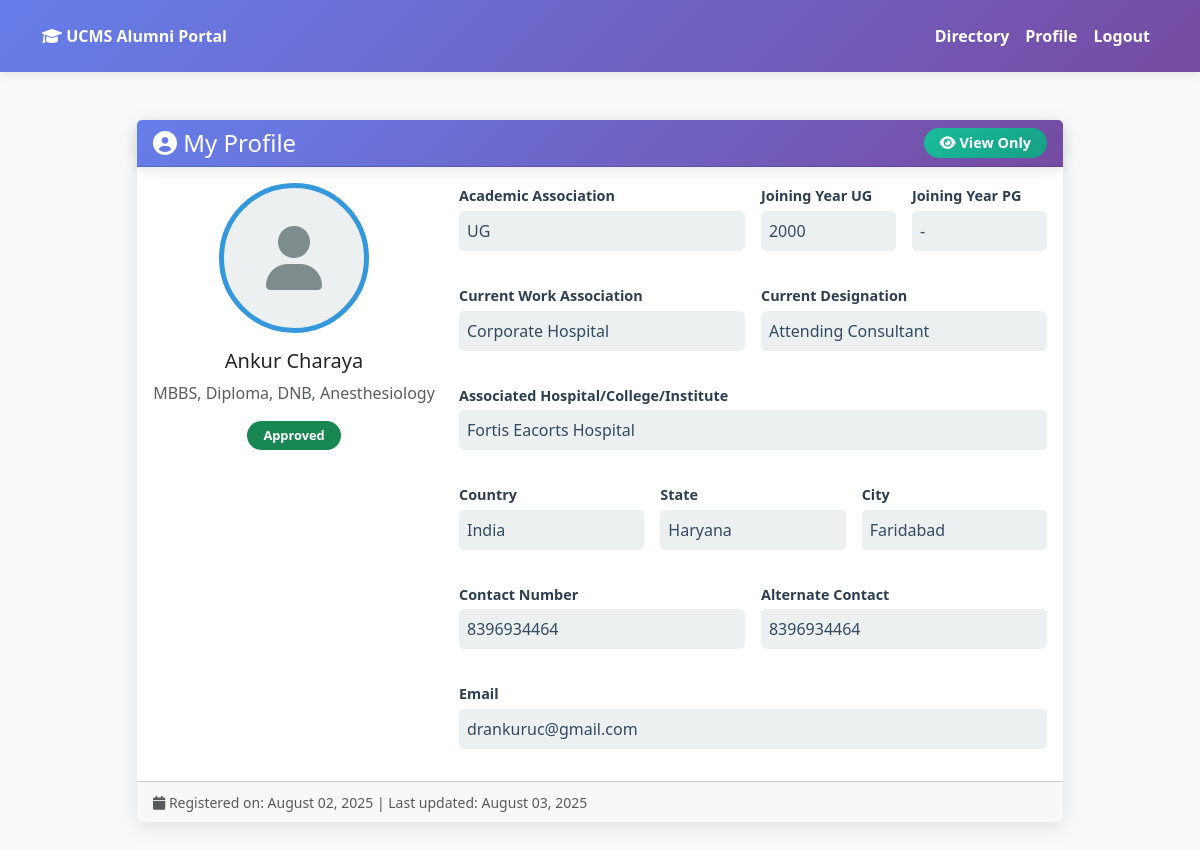
Screenshot of /profile/ (signed in) with the database file from the repository.
### alumni/models.py (models this page shows, shortened)
class Alumni(models.Model):
    STATUS_CHOICES = [
        ('pending', 'Pending'),
        ('approved', 'Approved'),
        ('rejected', 'Rejected'),
    ]
    user = models.OneToOneField(User, on_delete=models.CASCADE, null=True, blank=True)
    photo = models.ImageField(upload_to='alumni_photos/', null=True, blank=True)
    name = models.CharField(max_length=200)
    email = models.EmailField()
    academic_association = models.CharField(max_length=200)
    joining_year_ug = models.IntegerField()
    joining_year_pg = models.IntegerField(null=True, blank=True)
    specialty = models.CharField(max_length=200)
    country = models.CharField(max_length=100)
    state = models.CharField(max_length=100)
    city = models.CharField(max_length=100)
    current_work_association = models.CharField(max_length=200)
    current_designation = models.CharField(max_length=200)
    associated_hospital = models.CharField(max_length=200)
    phone_regex = RegexValidator(regex=r'^\+?1?\d{9,15}$', message="Phone number must be entered in the format: '+999999999'. Up to 15 digits allowed.")
    contact_number = models.CharField(validators=[phone_regex], max_length=17)
    alternate_contact = models.CharField(validators=[phone_regex], max_length=17, null=True, blank=True)
    status = models.CharField(max_length=20, choices=STATUS_CHOICES, default='pending')
    is_verified = models.BooleanField(default=False)
    created_at = models.DateTimeField(auto_now_add=True)
    updated_at = models.DateTimeField(auto_now=True)
    class Meta:
        verbose_name_plural = "Alumni"
        ordering = ['-created_at']

### alumni/views.py (the view)
# urls.py: path('profile/', views.profile_view, name='profile'),
@login_required
def profile_view(request):
    try:
        alumni = Alumni.objects.get(user=request.user)
        return render(request, 'alumni/profile.html', {'alumni': alumni})
    except Alumni.DoesNotExist:
        messages.error(request, 'Profile not found')
        return redirect('alumni:directory')

### templates/alumni/profile.html (shortened to what this page needs)
{% extends 'base.html' %}
{% load static %}
{% block content %}
<div class="container py-5">
    <div class="row justify-content-center">
        <div class="col-lg-10">
            <div class="card profile-card">
                <div class="card-header amazing-profile-header text-white d-flex justify-content-between align-items-center">
                    <h4 class="mb-0">
                        <i class="fas fa-user-circle"></i> My Profile
                    </h4>
                    {% if user.is_superuser %}
                        <a href="{% url 'alumni:edit_profile' %}" class="btn btn-warning">
                            <i class="fas fa-edit"></i> Edit Profile
                        </a>
                    {% else %}
                        <span class="badge bg-info">
                            <i class="fas fa-eye"></i> View Only
                        </span>
                    {% endif %}
                </div>
                <div class="card-body">
                    <div class="row">
                        <div class="col-md-4 text-center mb-4">
                            {% if alumni.photo %}
                                <img src="{{ alumni.photo.url }}" alt="{{ alumni.name }}" class="profile-photo mb-3">
                            {% else %}
                                <div class="profile-photo-placeholder mb-3">
                                    <i class="fas fa-user fa-4x"></i>
                                </div>
                            {% endif %}
                            <h5>{{ alumni.name }}</h5>
                            <p class="text-muted">{{ alumni.specialty }}</p>
                            <span class="badge bg-success">{{ alumni.get_status_display }}</span>
                        </div>
                        <div class="col-md-8">
                            <div class="row g-3">
                                <div class="col-md-6">
                                    <label class="profile-label">Academic Association</label>
                                    <p class="profile-value">{{ alumni.academic_association }}</p>
                                </div>
                                <div class="col-md-3">
                                    <label class="profile-label">Joining Year UG</label>
                                    <p class="profile-value">{{ alumni.joining_year_ug }}</p>
                                </div>
                                <div class="col-md-3">
                                    <label class="profile-label">Joining Year PG</label>
                                    <p class="profile-value">{{ alumni.joining_year_pg|default:"-" }}</p>
                                </div>
                                <div class="col-md-6">
                                    <label class="profile-label">Current Work Association</label>
                                    <p class="profile-value">{{ alumni.current_work_association }}</p>
                                </div>
                                <div class="col-md-6">
                                    <label class="profile-label">Current Designation</label>
                                    <p class="profile-value">{{ alumni.current_designation }}</p>
                                </div>
                                <div class="col-12">
                                    <label class="profile-label">Associated Hospital/College/Institute</label>
                                    <p class="profile-value">{{ alumni.associated_hospital }}</p>
                                </div>
                                <div class="col-md-4">
                                    <label class="profile-label">Country</label>
                                    <p class="profile-value">{{ alumni.country }}</p>
                                </div>
                                <div class="col-md-4">
                                    <label class="profile-label">State</label>
                                    <p class="profile-value">{{ alumni.state }}</p>
                                </div>
                                <div class="col-md-4">
                                    <label class="profile-label">City</label>
                                    <p class="profile-value">{{ alumni.city }}</p>
                                </div>
                                <div class="col-md-6">
                                    <label class="profile-label">Contact Number</label>
                                    <p class="profile-value">{{ alumni.contact_number }}</p>
                                </div>
                                <div class="col-md-6">
                                    <label class="profile-label">Alternate Contact</label>
                                    <p class="profile-value">{{ alumni.alternate_contact|default:"-" }}</p>
                                </div>
                                <div class="col-12">
                                    <label class="profile-label">Email</label>
                                    <p class="profile-value">{{ alumni.email }}</p>
                                </div>
                            </div>
                        </div>
                    </div>
                </div>
                <div class="card-footer text-muted">
                    <small>
                        <i class="fas fa-calendar"></i> Registered on: {{ alumni.created_at|date:"F d, Y" }}
                        | Last updated: {{ alumni.updated_at|date:"F d, Y" }}
                    </small>
                </div>
            </div>
        </div>
    </div>
</div>
{% endblock %}

### templates/base.html (shortened to what this page needs)
<!DOCTYPE html>
<html lang="en">
<head>
    <link href="https://cdn.jsdelivr.net/npm/bootstrap@5.3.0/dist/css/bootstrap.min.css" rel="stylesheet">
    <link href="https://cdnjs.cloudflare.com/ajax/libs/font-awesome/6.0.0/css/all.min.css" rel="stylesheet">
    <link href="{% load static %}{% static 'css/style.css' %}" rel="stylesheet">
</head>
<body data-is-admin="{% if user.is_superuser %}true{% else %}false{% endif %}">
    {% block navbar %}
        {% if user.is_authenticated and not request.resolver_match.url_name == 'admin_panel' %}
        <nav class="navbar navbar-expand-lg navbar-dark amazing-navbar">
                <div class="container">
                    <a class="navbar-brand" href="{% url 'alumni:directory' %}">
                        <i class="fas fa-graduation-cap"></i> UCMS Alumni Portal
                    </a>
                    <div class="collapse navbar-collapse" id="navbarNav">
                        <ul class="navbar-nav ms-auto">
                            <li class="nav-item">
                                <a class="nav-link" href="{% url 'alumni:directory' %}">Directory</a>
                            </li>
                            <li class="nav-item">
                                <a class="nav-link" href="{% url 'alumni:profile' %}">Profile</a>
                            </li>
                            <li class="nav-item">
                                <a class="nav-link" href="{% url 'alumni:logout' %}">Logout</a>
                            </li>
                        </ul>
                    </div>
                </div>
            </nav>
        {% endif %}
    {% endblock %}
    <main>
        {% block content %}{% endblock %}
    </main>
    <script src="{% load static %}{% static 'js/main.js' %}"></script>
</body>
</html>

### static/css/style.css (style rules this page uses)
.no-screenshot { -webkit-user-select: none; -moz-user-select: none; -ms-user-select: none; user-select: none; -webkit-touch-callout: none; -webkit-tap-highlight-color: transparent; pointer-events: auto; }
.no-screenshot::before { content: ''; position: fixed; top: 0; left: 0; width: 100%; height: 100%; background: transparent; z-index: -1; pointer-events: none; }
:root { --primary-blue: #2c3e50; --secondary-blue: #34495e; --accent-orange: #f39c12; --light-blue: #3498db; --success-green: #27ae60; --danger-red: #e74c3c; --warning-yellow: #f1c40f; --light-gray: #ecf0f1; --dark-gray: #7f8c8d; }
body { font-family: 'Segoe UI', Tahoma, Geneva, Verdana, sans-serif; background-color: #f8f9fa; }
.amazing-navbar { background: linear-gradient(135deg, #667eea, #764ba2); padding: 1rem 0; box-shadow: 0 2px 10px rgba(0, 0, 0, 0.1); }
.amazing-navbar .navbar-brand, .amazing-navbar .nav-link { color: white !important; font-weight: 600; font-size: 1rem; transition: color 0.3s ease; }
.amazing-profile-header { background: linear-gradient(135deg, #667eea, #764ba2); border-top-left-radius: 0.75rem; border-top-right-radius: 0.75rem; box-shadow: 0 4px 15px rgba(0, 0, 0, 0.1); }
.amazing-profile-header h4, .amazing-profile-header i { color: white !important; }
.amazing-profile-header .badge { font-size: 0.9rem; padding: 0.5rem 1rem; border-radius: 30px; background: linear-gradient(135deg, #1abc9c, #16a085); color: white; font-weight: 600; }
.profile-card { border: none; box-shadow: 0 5px 20px rgba(0, 0, 0, 0.1); }
.profile-photo-placeholder { width: 150px; height: 150px; border-radius: 50%; background: var(--light-gray); display: flex; align-items: center; justify-content: center; color: var(--dark-gray); border: 5px solid var(--light-blue); margin: 0 auto; }
.profile-label { font-weight: 600; color: var(--primary-blue); font-size: 0.9rem; margin-bottom: 0.25rem; }
.profile-value { color: var(--secondary-blue); font-size: 1rem; margin-bottom: 1rem; padding: 0.5rem; background: var(--light-gray); border-radius: 5px; }
.card { animation: fadeIn 0.6s ease-out; transition: all 0.3s ease; }
.badge { padding: 8px 16px; border-radius: 25px; font-weight: 600; font-size: 0.8rem; }

### rows the page displays
Alumni: name "Ankur Charaya", specialty "MBBS, Diploma, DNB, Anesthesiology", status "Approved", academic_association "UG", joining_year_ug "2000", joining_year_pg "-", current_work_association "Corporate Hospital", current_designation "Attending Consultant", associated_hospital "Fortis Eacorts Hospital", country "India", state "Haryana", city "Faridabad", contact_number "8396934464", alternate_contact "8396934464", email "drankuruc@gmail.com", created_at "August 02, 2025", updated_at "August 03, 2025"
